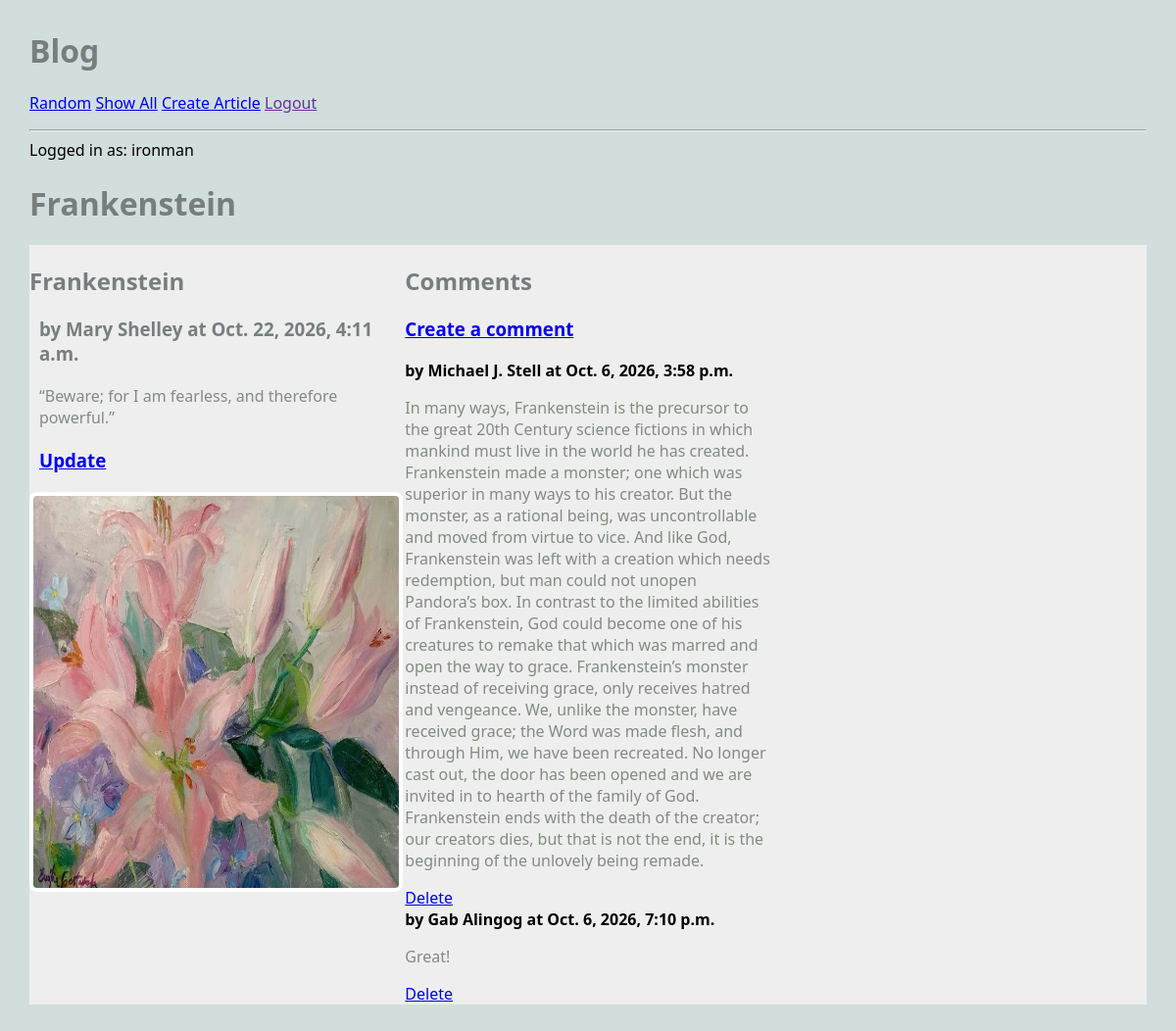
/blog/article/2 (signed in), run on the app's committed database.
### blog/models.py (models this page shows, shortened)
class Article(models.Model):
    title = models.TextField(blank=True) # can be empty
    author = models.TextField(blank=True)
    text = models.TextField(blank=True)
    published = models.DateTimeField(auto_now=True) # when it was created
    image_file = models.ImageField(blank=True)
    user = models.ForeignKey(User, on_delete=models.CASCADE)
    def get_all_comments(self):
        comments = Comment.objects.filter(article=self)
        return comments

class Comment(models.Model):
    article = models.ForeignKey(Article, on_delete=models.CASCADE)
    author = models.TextField(blank=False) # already defined
    text = models.TextField(blank=False)
    published = models.DateTimeField(auto_now=True)
    def __str__(self):
        return f'{self.text}'

### blog/views.py (the view)
# urls.py: path('article/<int:pk>', ArticleView.as_view(), name='article'), # show a single article
class ArticleView(DetailView):
    model = Article
    template_name = "blog/article.html"
    context_object_name = 'article' # different

### blog/templates/blog/article.html
{% extends 'blog/base.html' %}
{% block content %}
<h1>{{article.title}}</h1>
<main class="grid-container">
    <article>
		<div>
			<h2>{{article.title}}</h2>
			<h3>by {{article.author}} at {{article.published}}</h3>
			<p>
			{{article.text}}
			</p>
			<h3>
				<a href="{% url 'update_article' article.pk %}">Update</a>
			</h3>
		</div>
		{% if article.image_file %}
		<img src="{{ article.image_file.url }}" alt="picture">
		{% else %}
		<h3>No image</h3>
		{% endif %}
	</article>
	<div>
		<h2>Comments</h2>
		<h3>
			<a href="{% url 'create_comment' article.pk %}">Create a comment</a>
		</h3>
		{% for comment in article.get_all_comments %}
		<div>
			<strong>by {{comment.author}} at {{comment.published}}</strong>
			<p>{{comment.text}}</p>
			<a href="{% url 'delete_comment' comment.pk %}">Delete</a>
		</div>
		{% endfor %}
	</div>
</main>
{% endblock %}

### blog/templates/blog/base.html (shortened to what this page needs)
{% load static %}
<html>
    <head>
        <link rel="stylesheet" href="{% static 'styles-blog.css' %}?v=3">
    </head>
    <body>
        <head>
            <h1>Blog</h1>
            <nav>
                <ul>
                    <li><a href="{% url 'random' %}">Random</a></li>
                    <li><a href="{% url 'show_all' %}">Show All</a></li>
                    {% if request.user.is_authenticated %}
                        <li><a href="{% url 'create_article' %}">Create Article</a></li>
                        <li>
                            <form action="{% url 'logout' %}" method="POST" style="display: inline;">
                                <button type="submit" class="logout-link">Logout</button>
                            </form>
                        </li>
                    {% else %}
                        <li><a href="{% url 'login' %}">Login</a></li>
                    {% endif %}
                </ul>
                 <hr>
                 {% if request.user.is_authenticated %}
                 Logged in as: {{ request.user }}
                 {% else %}
                 Not logged in
                 {% endif %}
            </nav>
        </head>
        {% block content %}
        {% endblock %}
    </body>
</html>

### static/styles-blog.css (style rules this page uses)
body { margin: 30px; background: #d1dedd; font-family:'Segoe UI', Tahoma, Geneva, Verdana, sans-serif; }
img { height: 400px; width: 200px; }
ul, li { padding: 0px; list-style-type: none; }
h1, h2, h3 { color: #767f7e; }
p { color: #828b82; }
.grid-container { background: #eee; max-width: 900px; display: grid; grid-template-columns: repeat(3, 1fr); grid-gap: 10px; max-width: 1200px; margin: 20px auto; }
article img, article.featured img { width: 100%; border: 4px solid #fff; border-radius: 8px; }
article p, article h3 { margin: 20px 10px; }
nav li { display: inline; }
.logout-link { background: transparent; border: none; padding: 0; margin: 0; color: rebeccapurple; text-decoration: underline; cursor: pointer; font: inherit; }

### data on the page
Article: title "Frankenstein", author "Mary Shelley", published "Oct. 22, 2026, 4:11 a.m.", text "“Beware; for I am fearless, and therefore powerful.”", image_file (picture)
Comment: author "Michael J. Stell", published "Oct. 6, 2026, 3:58 p.m.", text "In many ways, Frankenstein is the precursor to the great 20th Century science fictions in which mankind must live in the world he has created. Frankenstein made a monster; one which was superior in many ways to his creator. But the monster, as a rational being, was uncontrollable and moved from virtue to vice. And like God, Frankenstein was left with a creation which needs redemption, but man could not unopen Pandora’s box. In contrast to the limited abilities of Frankenstein, God could become one of his creatures to remake that which was marred and open the way to grace. Frankenstein’s monster instead of receiving grace, only receives hatred and vengeance. We, unlike the monster, have…"
Comment: author "Gab Alingog", published "Oct. 6, 2026, 7:10 p.m.", text "Great!"

### other printed values
{{ request.user }} "ironman"
